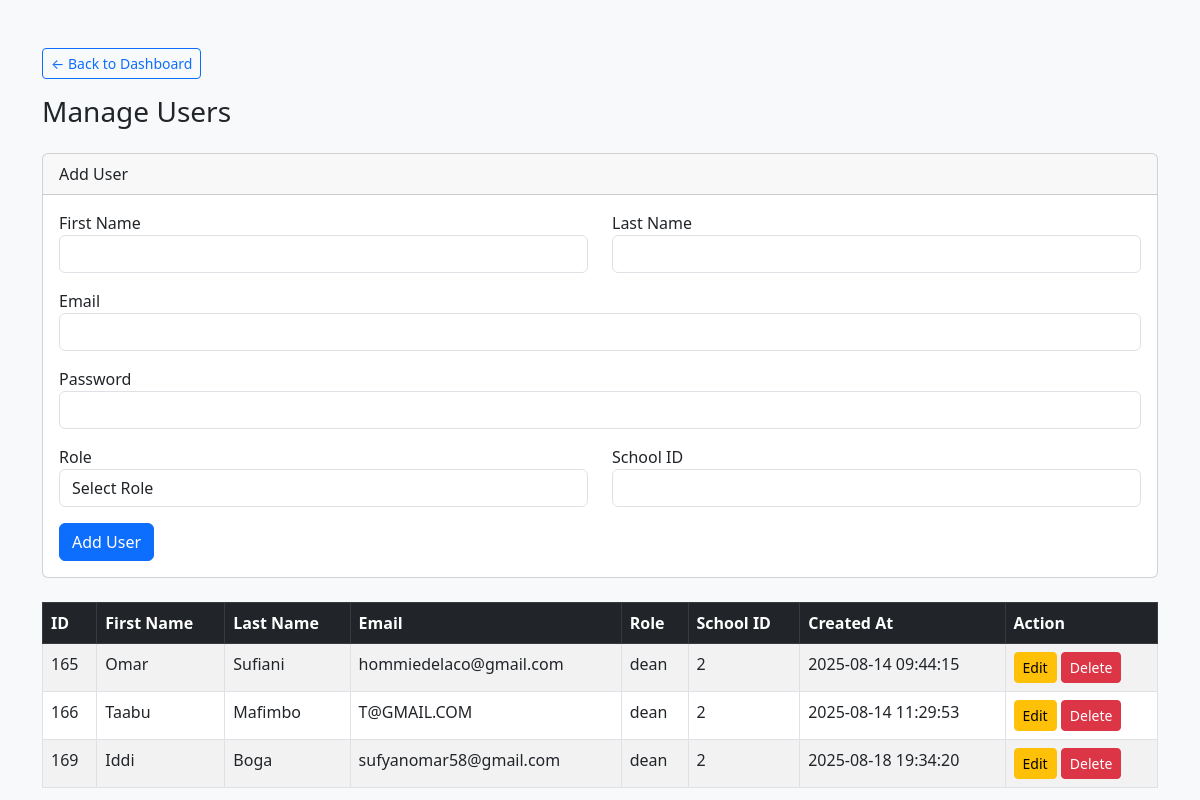
The app's page /manager/manage_users.php (signed in) with its own data.
### tables this page shows
CREATE TABLE `users` (
  `id` int(11) NOT NULL,
  `FirstName` varchar(100) DEFAULT NULL,
  `LastName` varchar(100) DEFAULT NULL,
  `email` varchar(100) DEFAULT NULL,
  `password` varchar(255) DEFAULT NULL,
  `role` enum('admin','user','Superadmin','teacher','dean','hoi','student') DEFAULT 'user',
  `school_id` int(11) DEFAULT NULL,
  `created_at` timestamp NOT NULL DEFAULT current_timestamp()
);

### manager/manage_users.php (the view, shortened to what this page needs)
<?php
include 'db.php';
$edit_user = null;
?>
<!DOCTYPE html>
<html>
<head>
    <link href="https://cdn.jsdelivr.net/npm/bootstrap@5.3.0/dist/css/bootstrap.min.css" rel="stylesheet">
</head>
<body class="bg-light">
<div class="container mt-5">
    <a href="dashboard.php" class="btn btn-sm btn-outline-primary mb-3">&larr; Back to Dashboard</a>
    <h3 class="mb-4">Manage Users</h3>
    <div class="card mb-4">
        <div class="card-header"><?= $edit_user ? "Edit User" : "Add User" ?></div>
        <div class="card-body">
            <form method="POST">
                <div class="row mb-3">
                    <div class="col">
                        <label>First Name</label>
                        <input type="text" name="firstname" class="form-control" value="<?= htmlspecialchars($edit_user['FirstName'] ?? '') ?>" required>
                    </div>
                    <div class="col">
                        <label>Last Name</label>
                        <input type="text" name="lastname" class="form-control" value="<?= htmlspecialchars($edit_user['LastName'] ?? '') ?>" required>
                    </div>
                </div>
                <div class="mb-3">
                    <label>Email</label>
                    <input type="email" name="email" class="form-control" value="<?= htmlspecialchars($edit_user['email'] ?? '') ?>" required>
                </div>
                <div class="mb-3">
                    <label>Password <?= $edit_user ? "(Leave blank to keep current)" : "" ?></label>
                    <input type="password" name="password" class="form-control" <?= $edit_user ? "" : "required" ?>>
                </div>
                <div class="row mb-3">
                    <div class="col">
                        <label>Role</label>
                        <select name="role" class="form-control" required>
                            <option value="">Select Role</option>
                        </select>
                    </div>
                    <div class="col">
                        <label>School ID</label>
                        <input type="number" name="school_id" class="form-control" value="<?= htmlspecialchars($edit_user['school_id'] ?? '') ?>" required>
                    </div>
                </div>
                <button type="submit" class="btn btn-primary"><?= $edit_user ? "Update User" : "Add User" ?></button>
            </form>
        </div>
    </div>
<?php
if ($_SESSION['role'] === 'Superadmin') {
    $query = "SELECT * FROM users WHERE role IN ('admin', 'dean') ORDER BY created_at ASC";
} else if ($_SESSION['role'] === 'admin') {
    $school_id = $_SESSION['school_id'];
    $query = "SELECT * FROM users WHERE role != 'Superadmin' AND school_id = $school_id ORDER BY created_at ASC";
} else {
    die("Unauthorized Access");
}
$result = mysqli_query($conn, $query);
?>
<div class="table-responsive">
    <table class="table table-bordered table-striped table-hover">
        <thead class="table-dark">
            <tr>
                <th>ID</th>
                <th>First Name</th>
                <th>Last Name</th>
                <th>Email</th>
                <th>Role</th>
                <th>School ID</th>
                <th>Created At</th>
                <th>Action</th>
            </tr>
        </thead>
        <tbody>
            <?php while ($user = mysqli_fetch_assoc($result)) { ?>
                <tr>
                    <td><?= $user['id'] ?></td>
                    <td><?= htmlspecialchars($user['FirstName']) ?></td>
                    <td><?= htmlspecialchars($user['LastName']) ?></td>
                    <td><?= htmlspecialchars($user['email']) ?></td>
                    <td><?= htmlspecialchars($user['role']) ?></td>
                    <td><?= htmlspecialchars($user['school_id']) ?></td>
                    <td><?= $user['created_at'] ?></td>
                    <td>
                        <?php if (isset($_SESSION['role']) && in_array($_SESSION['role'], ['admin', 'Superadmin'])): ?>
                            <a href="?edit_id=<?= $user['id'] ?>" class="btn btn-sm btn-warning">Edit</a>
                            <a href="?delete_id=<?= $user['id'] ?>" class="btn btn-sm btn-danger"
                               onclick="return confirm('Are you sure you want to delete this user?');">Delete</a>
                        <?php endif; ?>
                    </td>
                </tr>
            <?php } ?>
        </tbody>
    </table>
</div>

### records on screen
users: id "165", FirstName "Omar", LastName "Sufiani", email "hommiedelaco@gmail.com", role "dean", school "2", created_at "2025-08-14 09:44:15"
users: id "166", FirstName "Taabu", LastName "Mafimbo", email "T@GMAIL.COM", role "dean", school "2", created_at "2025-08-14 11:29:53"
users: id "169", FirstName "Iddi", LastName "Boga", email "sufyanomar58@gmail.com", role "dean", school "2", created_at "2025-08-18 19:34:20"
